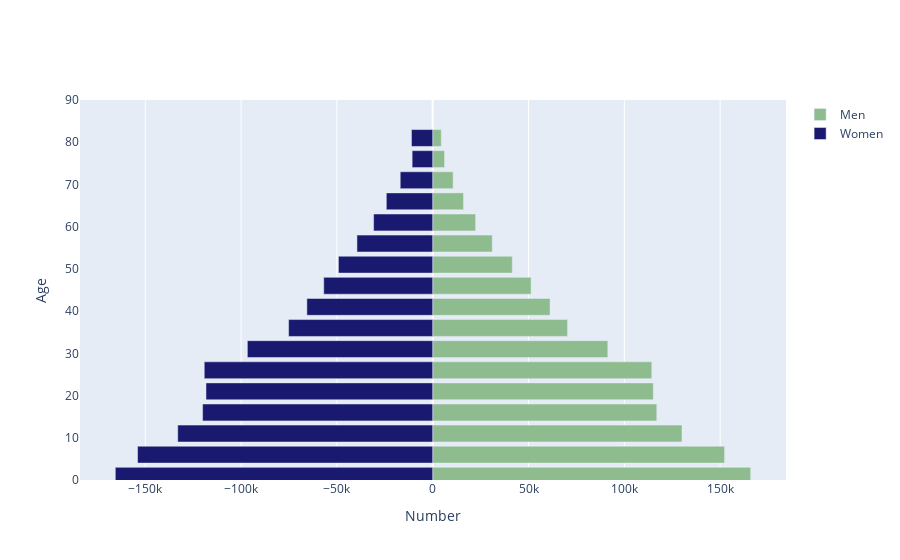

Notebook code for this chart:
### Code cell
import plotly.offline as py
import plotly.graph_objs as go
import pandas as pd
import numpy as np

py.init_notebook_mode(connected=True)

layout = go.Layout(barmode='overlay',
                   yaxis=go.layout.YAxis(range=[0, 90], title='Age'),
                   xaxis=go.layout.XAxis(title='Number'))

year = 2020

bins = [go.Bar(x = df.loc[str(year),:].filter(regex="Male").values,
               y = [int(s[:2])+1 for s in age_ranges],
               orientation='h',
               name='Men',
               marker=dict(color='darkseagreen'),
               hoverinfo='skip'
               ),

        go.Bar(x = -df.loc[str(year),:].filter(regex="Female").values,
               y=[int(s[:2])+1 for s in age_ranges],
               orientation='h',
               name='Women',
               marker=dict(color = 'midnightblue'),
               hoverinfo='skip',
               )
        ]
py.iplot(dict(data=bins, layout=layout))

### Figure 1 — Plotly figure (JSON) as saved in the notebook; plotly's stock layout.template omitted (floating-point values rounded to 4 significant figures)
{"data": [{"hoverinfo": "skip", "marker": {"color": "darkseagreen"}, "name": "Men", "orientation": "h", "type": "bar", "x": [165958, 152328, 130102, 116947, 115136, 114346, 91394, 70369, 61243, 51347, 41557, 31112, 22407, 16089, 10666, 6193, 4463], "y": [1, 6, 11, 16, 21, 26, 31, 36, 41, 46, 51, 56, 61, 66, 71, 76, 81]}, {"hoverinfo": "skip", "marker": {"color": "midnightblue"}, "name": "Women", "orientation": "h", "type": "bar", "x": [-165650, -154033, -133073, -120093, -118321, -119223, -96734, -75214, -65671, -56876, -49208, -39533, -30845, -24203, -16950, -10733, -11080], "y": [1, 6, 11, 16, 21, 26, 31, 36, 41, 46, 51, 56, 61, 66, 71, 76, 81]}], "layout": {"autosize": true, "barmode": "overlay", "xaxis": {"autorange": true, "range": [-184100.0, 184400.0], "title": {"text": "Number"}, "type": "linear"}, "yaxis": {"range": [0, 90], "title": {"text": "Age"}, "type": "linear"}}}
